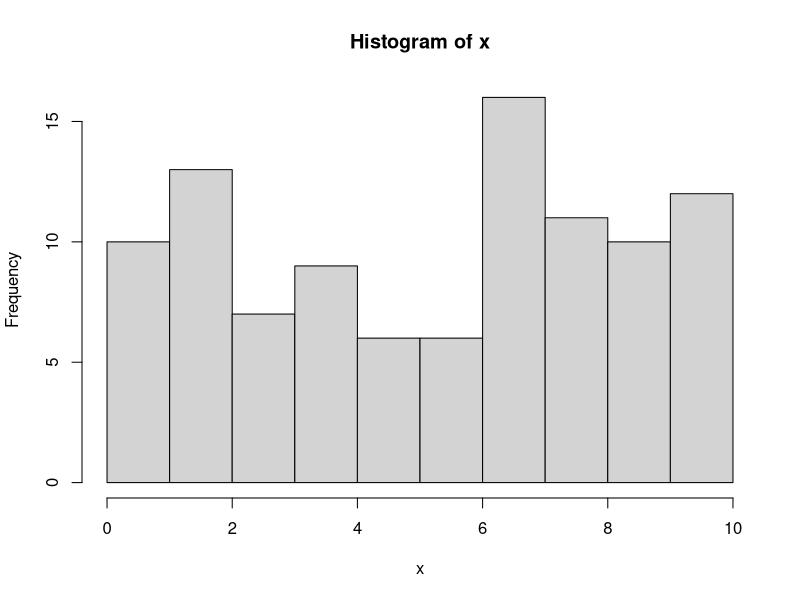

The R source for this figure:
# Generate a vector sample from 1 to 10 of 100 whole numbers and generate a histogram of the frequency each number between 1 and 10 occurs.

x <- sample(1:10, 100, replace = TRUE)
hist(x, breaks = 0:10)
